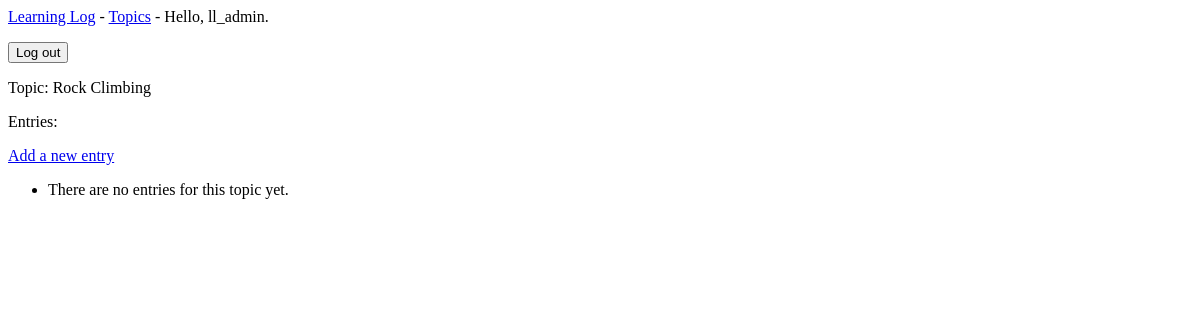
Page /topics/2/ (signed in) on the earlier database version.
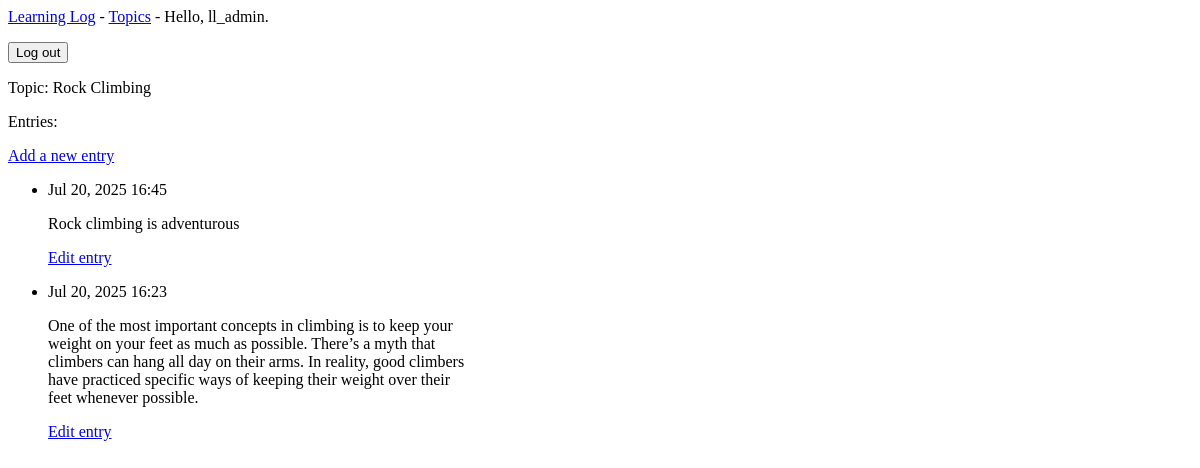
Same page on the later database version.
### learning_logs/models.py (models this page shows, shortened)
class Entry(models.Model):
    topic = models.ForeignKey(Topic, on_delete=models.CASCADE)
    """ on_delete=models.CASCADE means that if the related Topic instance is deleted,
    all related Entry instances will also be deleted."""
    text = models.TextField()
    date_added = models.DateTimeField(auto_now_add=True)
    class Meta:
        verbose_name_plural = 'entries'

### learning_logs/views.py (the view)
# urls.py: path('topics/<int:topic_id>/', views.topic, name='topic'),
@login_required
def topic(request, topic_id):
    topic = get_object_or_404(Topic, id=topic_id, owner=request.user)
    entries = topic.entry_set.order_by('-date_added')
    context = {'topic': topic, 'entries': entries}
    return render(request, 'learning_logs/topic.html', context)

### learning_logs/models.py (called while the page is built)
    def __str__(self):
        return self.text

### learning_logs/templates/learning_logs/topic.html
{% extends 'learning_logs/base.html' %}
{% block content %}
  <p>Topic: {{ topic }}</p>
  <p>Entries:</p>
  <p>
    <a href="{% url 'learning_logs:new_entry' topic.id %}">Add a new entry</a>
  </p>
  <ul>
    {% for entry in entries %}
      <li>
        <p>{{ entry.date_added|date:"M d, Y H:i" }}</p>
        <p>{{ entry.text|linebreaks }}</p>
        <p><a href="{% url 'learning_logs:edit_entry' entry.id %}">Edit entry</a></p>
      </li>
    {% empty %}
      <li>There are no entries for this topic yet.</li>
    {% endfor %}
  </ul>
{% endblock content %}

Differences in the rows shown:
added Entry: date_added "Jul 20, 2025 16:45", text "Rock climbing is adventurous"
added Entry: date_added "Jul 20, 2025 16:23", text "One of the most important concepts in climbing is to keep your weight on your feet as much as possible. There’s a myth that climbers can hang all day on their arms. In reality, good climbers have practiced specific ways of keeping their weight over their feet whenever possible."
Other differences:
text no longer shown: "There are no entries for this topic yet."
